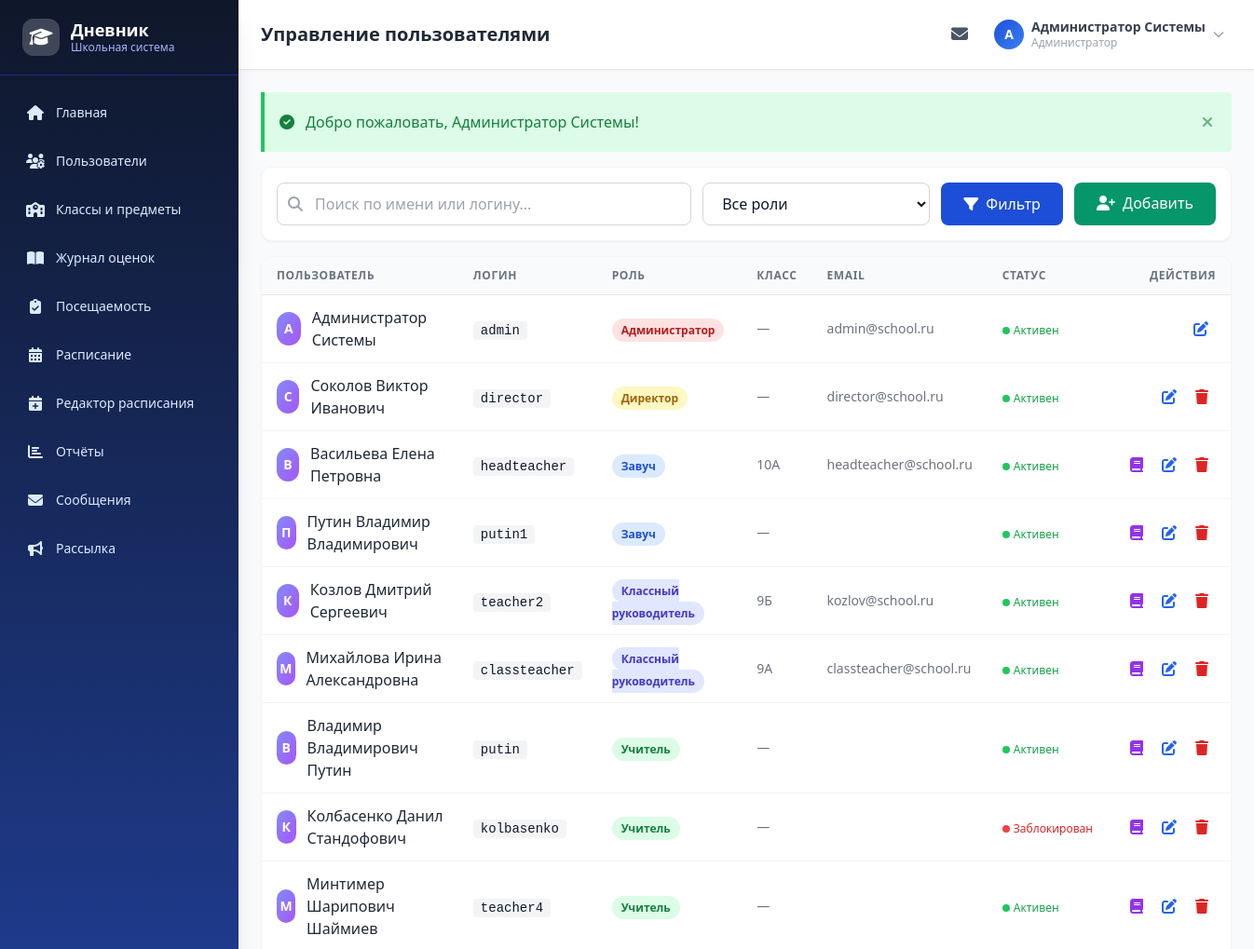
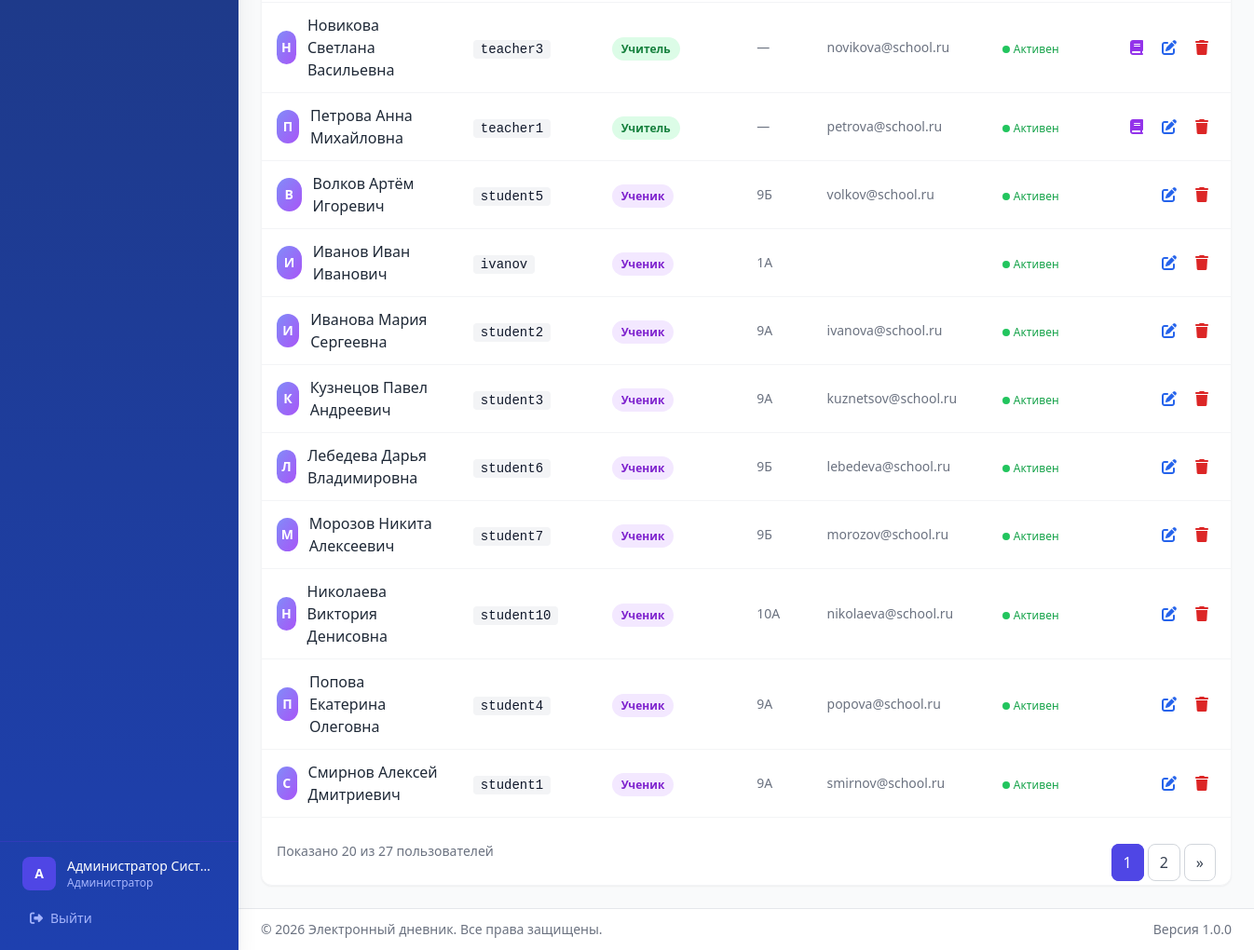
The app's page /users (signed in) with its own data (2 pictures, top to bottom).
### tables this page shows
CREATE TABLE `users` (
  `id` int NOT NULL,
  `login` varchar(100) NOT NULL,
  `password_hash` varchar(255) NOT NULL,
  `full_name` varchar(255) NOT NULL,
  `email` varchar(255) DEFAULT NULL,
  `phone` varchar(20) DEFAULT NULL,
  `role_id` int NOT NULL,
  `is_active` tinyint(1) DEFAULT '1',
  `last_login` timestamp NULL DEFAULT NULL,
  `created_at` timestamp NULL DEFAULT CURRENT_TIMESTAMP,
  `updated_at` timestamp NULL DEFAULT CURRENT_TIMESTAMP ON UPDATE CURRENT_TIMESTAMP
);

CREATE TABLE `roles` (
  `id` int NOT NULL,
  `name` varchar(50) NOT NULL,
  `display_name` varchar(100) NOT NULL
);

CREATE TABLE `classes` (
  `id` int NOT NULL,
  `name` varchar(10) NOT NULL,
  `year` int NOT NULL,
  `class_teacher_id` int DEFAULT NULL
);

### views/users/index.php (the view, shortened to what the rows shown need)
<div class="space-y-4">
    <div class="bg-white rounded-xl shadow-sm border border-gray-100 p-4">
        <form method="GET" action="<?= url('users') ?>" class="flex flex-col md:flex-row gap-3">
            <div class="flex-1">
                <div class="relative">
                    <i class="fas fa-search absolute left-3 top-1/2 -translate-y-1/2 text-gray-400"></i>
                    <input type="text" name="search" value="<?= e($filters['search']) ?>"
                           placeholder="Поиск по имени или логину..."
                           class="w-full pl-10 pr-4 py-2.5 border border-gray-300 rounded-lg focus:ring-2 focus:ring-indigo-500 focus:border-indigo-500 outline-none transition">
                </div>
            </div>
            <select name="role" class="px-4 py-2.5 border border-gray-300 rounded-lg focus:ring-2 focus:ring-indigo-500 focus:border-indigo-500 outline-none transition bg-white">
                <option value="">Все роли</option>
            </select>
            <button type="submit" class="px-6 py-2.5 bg-blue-700 text-white rounded-lg hover:bg-blue-800 transition font-medium">
                <i class="fas fa-filter mr-1"></i> Фильтр
            </button>
            <?php if (isAdmin()): ?>
            <a href="<?= url('users/create') ?>" class="px-6 py-2.5 bg-emerald-600 text-white rounded-lg hover:bg-emerald-700 transition font-medium text-center">
                <i class="fas fa-user-plus mr-1"></i> Добавить
            </a>
            <?php endif; ?>
        </form>
    </div>
    <div class="bg-white rounded-xl shadow-sm border border-gray-100 overflow-hidden">
        <div class="overflow-x-auto">
            <table class="w-full">
                <thead class="bg-gray-50 border-b border-gray-200">
                    <tr>
                        <th class="px-4 py-3 text-left text-xs font-semibold text-gray-500 uppercase tracking-wider">Пользователь</th>
                        <th class="px-4 py-3 text-left text-xs font-semibold text-gray-500 uppercase tracking-wider">Логин</th>
                        <th class="px-4 py-3 text-left text-xs font-semibold text-gray-500 uppercase tracking-wider">Роль</th>
                        <th class="px-4 py-3 text-left text-xs font-semibold text-gray-500 uppercase tracking-wider hidden md:table-cell">Класс</th>
                        <th class="px-4 py-3 text-left text-xs font-semibold text-gray-500 uppercase tracking-wider hidden md:table-cell">Email</th>
                        <th class="px-4 py-3 text-left text-xs font-semibold text-gray-500 uppercase tracking-wider hidden lg:table-cell">Статус</th>
                        <?php if (isAdmin()): ?>
                        <th class="px-4 py-3 text-right text-xs font-semibold text-gray-500 uppercase tracking-wider">Действия</th>
                        <?php endif; ?>
                    </tr>
                </thead>
                <tbody class="divide-y divide-gray-100">
                    <?php
                    $roleColors = [
                        'admin' => 'bg-red-100 text-red-700',
                        'director' => 'bg-yellow-100 text-yellow-700',
                        'head_teacher' => 'bg-blue-100 text-blue-700',
                        'class_teacher' => 'bg-indigo-100 text-indigo-700',
                        'teacher' => 'bg-green-100 text-green-700',
                        'student' => 'bg-purple-100 text-purple-700',
                        'parent' => 'bg-orange-100 text-orange-700',
                    ];
                    foreach ($users as $u):
                        $color = $roleColors[$u['role_name']] ?? 'bg-gray-100 text-gray-700';
                    ?>
                    <tr class="hover:bg-gray-50 transition">
                        <td class="px-4 py-3">
                            <div class="flex items-center gap-3">
                                <div class="w-9 h-9 bg-gradient-to-br from-indigo-400 to-purple-500 rounded-full flex items-center justify-center text-white text-sm font-bold">
                                    <?= mb_strtoupper(mb_substr($u['full_name'], 0, 1)) ?>
                                </div>
                                <div>
                                    <p class="font-medium text-gray-800"><?= e($u['full_name']) ?></p>
                                </div>
                            </div>
                        </td>
                        <td class="px-4 py-3">
                            <code class="text-sm bg-gray-100 px-2 py-0.5 rounded"><?= e($u['login']) ?></code>
                        </td>
                        <td class="px-4 py-3">
                            <span class="px-2.5 py-1 rounded-full text-xs font-semibold <?= $color ?>">
                                <?= e($u['role_display_name']) ?>
                            </span>
                        </td>
                        <td class="px-4 py-3 hidden md:table-cell text-sm text-gray-500">
    <?php
    $classLabel = '—';
    if ($u['role_name'] === 'student' && !empty($u['student_class_name'])) {
        $classLabel = $u['student_class_name'];
    } elseif (in_array($u['role_name'], ['class_teacher', 'head_teacher']) && !empty($u['class_teacher_class_name'])) {
        $classLabel = $u['class_teacher_class_name'];
    }
    ?>
    <?= e($classLabel) ?>
</td>
                        <td class="px-4 py-3 hidden md:table-cell text-sm text-gray-500"><?= e($u['email'] ?? '—') ?></td>
                        <td class="px-4 py-3 hidden lg:table-cell">
                            <?php if ($u['is_active']): ?>
                            <span class="inline-flex items-center gap-1 text-xs text-green-600">
                                <span class="w-2 h-2 bg-green-500 rounded-full"></span> Активен
                            </span>
                            <?php else: ?>
                            <span class="inline-flex items-center gap-1 text-xs text-red-600">
                                <span class="w-2 h-2 bg-red-500 rounded-full"></span> Заблокирован
                            </span>
                            <?php endif; ?>
                        </td>
                        <?php if (isAdmin()): ?>
                        <td class="px-4 py-3 text-right">
                            <div class="flex items-center justify-end gap-1">
                                <?php if (in_array($u['role_name'], ['teacher', 'class_teacher', 'head_teacher'])):
                                    $tModel = new Teacher();
                                    $tData = $tModel->findByUserId($u['id']);
                                    if ($tData):
                                ?>
                                <a href="<?= url('users/teacher-subjects/' . $tData['id']) ?>"
                                   class="p-2 text-purple-600 hover:bg-purple-50 rounded-lg transition" title="Предметы">
                                    <i class="fas fa-book"></i>
                                </a>
                                <?php endif; endif; ?>
                                <a href="<?= url('users/edit/' . $u['id']) ?>"
                                   class="p-2 text-blue-600 hover:bg-blue-50 rounded-lg transition" title="Редактировать">
                                    <i class="fas fa-edit"></i>
                                </a>
                                <?php if ($u['id'] != currentUserId()): ?>
                                <form method="POST" action="<?= url('users/delete/' . $u['id']) ?>"
                                      onsubmit="return confirm('Удалить пользователя <?= e($u['full_name']) ?>?')" class="inline">
                                    <button type="submit" class="p-2 text-red-600 hover:bg-red-50 rounded-lg transition" title="Удалить">
                                        <i class="fas fa-trash"></i>
                                    </button>
                                </form>
                                <?php endif; ?>
                            </div>
                        </td>
                        <?php endif; ?>
                    </tr>
                    <?php endforeach; ?>
                </tbody>
            </table>
        </div>
        <div class="px-4 py-3 border-t border-gray-100">
            <div class="flex items-center justify-between">
                <p class="text-sm text-gray-500">
                    Показано <?= count($users) ?> из <?= $pagination['total'] ?>
                    <?= plural($pagination['total'], 'пользователь', 'пользователя', 'пользователей') ?>
                </p>
                <?= renderPagination(
    $pagination,
    url('users') . '?role=' . urlencode($filters['role']) . '&search=' . urlencode($filters['search']) . '&class_id=' . (int)$filters['class_id']
) ?>
            </div>
        </div>
    </div>
</div>

### views/layout/header.php (shortened to what the rows shown need)
<!DOCTYPE html>
<html lang="ru" class="h-full">
<head>
    <script src="https://cdn.tailwindcss.com"></script>
    <link rel="stylesheet" href="https://cdnjs.cloudflare.com/ajax/libs/font-awesome/6.5.1/css/all.min.css">
    <link rel="stylesheet" href="<?= url('assets/css/style.css') ?>">
</head>
<body class="h-full bg-gray-50">
<div class="flex h-full">
    <?php require __DIR__ . '/sidebar.php'; ?>
    <div class="flex-1 flex flex-col min-h-screen lg:ml-64">
        <header class="bg-white shadow-sm border-b border-gray-200 sticky top-0 z-30">
            <div class="flex items-center justify-between px-4 lg:px-6 py-3">
                <h1 class="text-lg lg:text-xl font-bold text-gray-800 truncate">
                    <?= e($pageTitle ?? 'Главная панель') ?>
                </h1>
                <div class="flex items-center gap-3">
                    <a href="<?= url('messages/inbox') ?>" class="relative p-2 rounded-lg text-gray-600 hover:bg-gray-100 transition">
                        <i class="fas fa-envelope text-lg"></i>
                    </a>
                    <div class="relative" id="profileDropdown">
                        <button onclick="toggleProfileMenu()" class="flex items-center gap-2 p-2 rounded-lg hover:bg-gray-100 transition">
                            <div class="w-8 h-8 bg-gradient-to-br from-blue-700 to-blue-500 rounded-full flex items-center justify-center text-white text-sm font-bold">
                                <?= mb_strtoupper(mb_substr($currentUser['full_name'], 0, 1)) ?>
                            </div>
                            <div class="hidden md:block text-left">
                                <p class="text-sm font-semibold text-gray-700 leading-tight"><?= e($currentUser['full_name']) ?></p>
                                <p class="text-xs text-gray-400"><?= e($currentUser['role_name']) ?></p>
                            </div>
                            <i class="fas fa-chevron-down text-xs text-gray-400 hidden md:block"></i>
                        </button>
                    </div>
                </div>
            </div>
        </header>
        <main class="flex-1 p-4 lg:p-6">

### views/layout/sidebar.php (shortened to what the rows shown need)
<?php
$currentUser = currentUser();
$role = currentRole();
$currentRoute = isset($_GET['route']) ? trim($_GET['route'], '/') : 'dashboard';
function isActive($route) {
    global $currentRoute;
    $current = trim($currentRoute, '/');
    $target  = trim($route, '/');
    if (strpos($target, '/') !== false) {
        return $current === $target;
    }
    $parts = explode('/', $current);
    return ($parts[0] ?? '') === $target;
}
function activeClass($route) {
    return isActive($route)
        ? 'bg-white/10 text-white shadow-md'
        : 'text-blue-100 hover:bg-white/10 hover:text-white';
}
$menuItems = [];
$menuItems[] = ['url' => 'dashboard', 'icon' => 'fa-home', 'label' => 'Главная'];
switch ($role) {
    case 'admin':
        $menuItems[] = ['url' => 'users', 'icon' => 'fa-users-cog', 'label' => 'Пользователи'];
        $menuItems[] = ['url' => 'users/classes', 'icon' => 'fa-school', 'label' => 'Классы и предметы'];
        $menuItems[] = ['url' => 'grades/journal', 'icon' => 'fa-book-open', 'label' => 'Журнал оценок'];
        $menuItems[] = ['url' => 'attendance/mark', 'icon' => 'fa-clipboard-check', 'label' => 'Посещаемость'];
        $menuItems[] = ['url' => 'schedule/view', 'icon' => 'fa-calendar-alt', 'label' => 'Расписание'];
        $menuItems[] = ['url' => 'schedule/edit', 'icon' => 'fa-calendar-plus', 'label' => 'Редактор расписания'];
        $menuItems[] = ['url' => 'reports', 'icon' => 'fa-chart-bar', 'label' => 'Отчёты'];
        $menuItems[] = ['url' => 'messages/inbox', 'icon' => 'fa-envelope', 'label' => 'Сообщения'];
        $menuItems[] = ['url' => 'messages/broadcast', 'icon' => 'fa-bullhorn', 'label' => 'Рассылка'];
        break;
}
?>
<aside id="sidebar" class="fixed inset-y-0 left-0 w-64 bg-gradient-to-b from-slate-900 via-blue-900 to-blue-800 transform -translate-x-full lg:translate-x-0 transition-transform duration-300 ease-in-out z-50 flex flex-col shadow-xl">
    <div class="flex items-center gap-3 px-6 py-5 border-b border-indigo-700/50">
        <div class="w-10 h-10 bg-white/20 rounded-xl flex items-center justify-center">
            <i class="fas fa-graduation-cap text-white text-xl"></i>
        </div>
        <div>
            <h2 class="text-white font-bold text-lg leading-tight">Дневник</h2>
            <p class="text-indigo-300 text-xs">Школьная система</p>
        </div>
    </div>
    <nav class="flex-1 px-3 py-4 overflow-y-auto">
        <ul class="space-y-1">
            <?php foreach ($menuItems as $item): ?>
            <li>
                <a href="<?= url($item['url']) ?>"
                   class="flex items-center gap-3 px-4 py-3 rounded-xl text-sm font-medium transition-all duration-200 <?= activeClass($item['url']) ?>">
                    <i class="fas <?= $item['icon'] ?> w-5 text-center text-base"></i>
                    <span><?= e($item['label']) ?></span>
                </a>
            </li>
            <?php endforeach; ?>
        </ul>
    </nav>
    <div class="px-4 py-4 border-t border-indigo-700/50">
        <div class="flex items-center gap-3 px-2">
            <div class="w-9 h-9 bg-indigo-600 rounded-lg flex items-center justify-center text-white text-sm font-bold">
                <?= mb_strtoupper(mb_substr($currentUser['full_name'] ?? 'U', 0, 1)) ?>
            </div>
            <div class="flex-1 min-w-0">
                <p class="text-white text-sm font-medium truncate"><?= e($currentUser['full_name'] ?? '') ?></p>
                <p class="text-indigo-300 text-xs truncate"><?= e($currentUser['role_name'] ?? '') ?></p>
            </div>
        </div>
        <a href="<?= url('logout') ?>" class="mt-3 flex items-center gap-2 px-4 py-2 text-sm text-indigo-300 hover:text-white hover:bg-indigo-700/50 rounded-lg transition">
            <i class="fas fa-sign-out-alt"></i>
            <span>Выйти</span>
        </a>
    </div>
</aside>

### records on screen
users: full_name "А", full_name "Администратор Сист…", full_name "Администратор Системы", login "admin", role.display_name "Администратор", classLabel "—", email "admin@school.ru", is_active 1 (drawn)
roles: display_name "Администратор"
users: full_name "С", full_name "Соколов Виктор Иванович", login "director", role.display_name "Директор", classLabel "—", email "director@school.ru", is_active 1 (drawn)
users: full_name "В", full_name "Васильева Елена Петровна", login "headteacher", role.display_name "Завуч", classes.name "10А", email "headteacher@school.ru", is_active 1 (drawn)
users: full_name "П", full_name "Путин Владимир Владимирович", login "putin1", role.display_name "Завуч", classLabel "—", is_active 1 (drawn)
users: full_name "К", full_name "Козлов Дмитрий Сергеевич", login "teacher2", role.display_name "Классный руководитель", classes.name "9Б", email "kozlov@school.ru", is_active 1 (drawn)
users: full_name "М", full_name "Михайлова Ирина Александровна", login "classteacher", role.display_name "Классный руководитель", classes.name "9А", email "classteacher@school.ru", is_active 1 (drawn)
users: full_name "В", full_name "Владимир Владимирович Путин", login "putin", role.display_name "Учитель", classLabel "—", is_active 1 (drawn)
users: full_name "К", full_name "Колбасенко Данил Стандофович", login "kolbasenko", role.display_name "Учитель", classLabel "—", is_active 0 (drawn)
users: full_name "М", full_name "Минтимер Шарипович Шаймиев", login "teacher4", role.display_name "Учитель", classLabel "—", is_active 1 (drawn)
users: full_name "Н", full_name "Новикова Светлана Васильевна", login "teacher3", role.display_name "Учитель", classLabel "—", email "novikova@school.ru", is_active 1 (drawn)
users: full_name "П", full_name "Петрова Анна Михайловна", login "teacher1", role.display_name "Учитель", classLabel "—", email "petrova@school.ru", is_active 1 (drawn)
users: full_name "В", full_name "Волков Артём Игоревич", login "student5", role.display_name "Ученик", classes.name "9Б", email "volkov@school.ru", is_active 1 (drawn)
users: full_name "И", full_name "Иванов Иван Иванович", login "ivanov", role.display_name "Ученик", classes.name "1А", is_active 1 (drawn)
users: full_name "И", full_name "Иванова Мария Сергеевна", login "student2", role.display_name "Ученик", classes.name "9А", email "ivanova@school.ru", is_active 1 (drawn)
users: full_name "К", full_name "Кузнецов Павел Андреевич", login "student3", role.display_name "Ученик", classes.name "9А", email "kuznetsov@school.ru", is_active 1 (drawn)
users: full_name "Л", full_name "Лебедева Дарья Владимировна", login "student6", role.display_name "Ученик", classes.name "9Б", email "lebedeva@school.ru", is_active 1 (drawn)
users: full_name "М", full_name "Морозов Никита Алексеевич", login "student7", role.display_name "Ученик", classes.name "9Б", email "morozov@school.ru", is_active 1 (drawn)
users: full_name "Н", full_name "Николаева Виктория Денисовна", login "student10", role.display_name "Ученик", classes.name "10А", email "nikolaeva@school.ru", is_active 1 (drawn)
users: full_name "П", full_name "Попова Екатерина Олеговна", login "student4", role.display_name "Ученик", classes.name "9А", email "popova@school.ru", is_active 1 (drawn)
users: full_name "С", full_name "Смирнов Алексей Дмитриевич", login "student1", role.display_name "Ученик", classes.name "9А", email "smirnov@school.ru", is_active 1 (drawn)

### other values on screen
$item['label'] "Главная"
$item['label'] "Пользователи"
$item['label'] "Классы и предметы"
$item['label'] "Журнал оценок"
$item['label'] "Посещаемость"
$item['label'] "Расписание"
$item['label'] "Редактор расписания"
$item['label'] "Отчёты"
$item['label'] "Сообщения"
$item['label'] "Рассылка"
$pageTitle "Управление пользователями"
$message "Добро пожаловать, Администратор Системы!"
count($users) "20"
$pagination['total'] "27"
APP_NAME "Электронный дневник"
